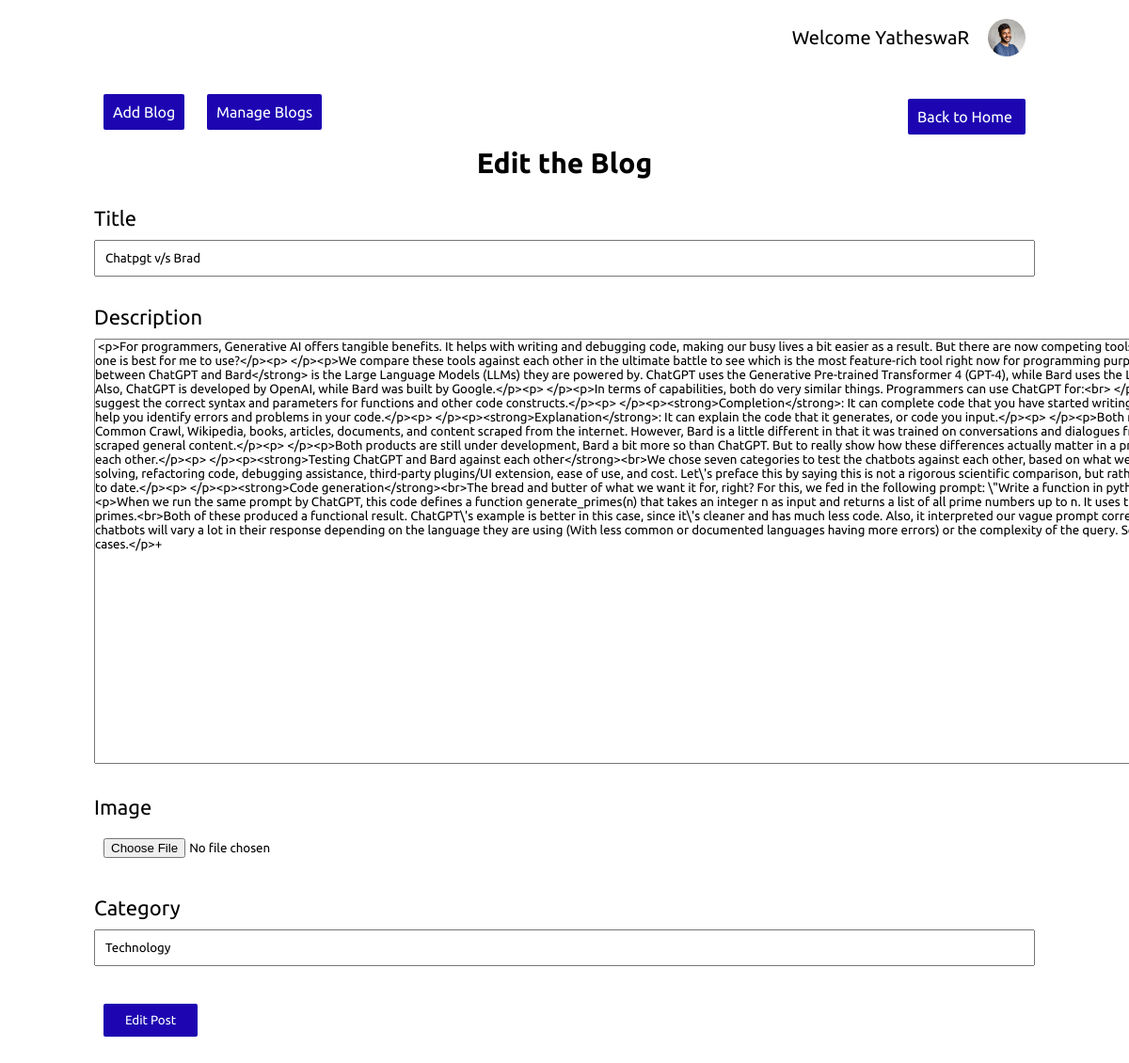
/admin-panel/blogs/edit.php?id=5 (signed in), run on the app's committed database.
### tables this page shows
CREATE TABLE `blogs` (
  `id` int(100) NOT NULL,
  `title` text DEFAULT NULL,
  `description` text DEFAULT NULL,
  `image` longblob DEFAULT NULL,
  `category` text DEFAULT NULL,
  `author` text DEFAULT NULL,
  `blogid` text DEFAULT NULL,
  `createdat` datetime(6) DEFAULT current_timestamp(6)
);

### admin-panel/blogs/edit.php (the view, shortened to what this page needs)
<?php
    if($_SESSION["id"] == true){
        $name = $_SESSION["name"];
        $image = $_SESSION["image"];
        require_once('../../config.php');
        if($_SERVER["REQUEST_METHOD"] == "GET"){
            $id = $_GET["id"];
            $sql = mysqli_query($db,"SELECT * FROM `blogs` WHERE id=$id");
            $row = mysqli_fetch_assoc($sql);
            $title = $row['title'];
            $description = $row['description'];
            $file = $row['image'];
            $category = $row['category'];
        }
?>
<!DOCTYPE html>
<html lang="en">
<head>
    <link rel="stylesheet" href="../css/admin.css">
    <link href='https://unpkg.com/boxicons@2.1.4/css/boxicons.min.css' rel='stylesheet'>
    <link rel="stylesheet" href="https://cdnjs.cloudflare.com/ajax/libs/font-awesome/6.3.0/css/all.min.css">
</head>
<body>
    <div class="main">
        <div class="topbar">
        <div class="name">
                Welcome <?php echo $name; ?>
            </div>
            <div class="user">
                <?php
                    echo "<img src='../../db-images/users/$image'>;"
                ?>
            </div>
        </div>
        <div class="admin-content">
            <div class="button-group">
                <a href="./create.php" class="admin-btn btn-blg">Add Blog</a>
                <a href="./index.php" class="admin-btn btn-blg">Manage Blogs</a>
                <a href="../../index.php" class="home admin-btn btn-blg">Back to Home</a>
            </div>
            <div class="content">
                <h2 class="page-title">Edit the Blog</h2>
                <form action="#" method="post" enctype="multipart/form-data">
                    <div>
                        <label>Title</label>
                        <input type="text" name="title" id="" class="text-input" value="<?php echo $title; ?>">
                    </div>
                    <div>
                        <label>Description</label>
                        <textarea name="description" id="body" rows="30" cols="178"> <?php echo $description; ?>+ </textarea>
                    </div>
                    <div>
                        <label>Image</label>
                        <input type="file" name="image" class="text-input" value="<?php echo $file; ?>">
                    </div>
                    <div>
                        <label>Category</label>
                        <input type="text" name="category" id="category" class="text-input" value="<?php echo $category; ?>">
                    </div>
                    <div>
                        <button type="submit" class="admin-btn btn-blg">Edit Post</button>
                    </div>
                </form>
            </div>
        </div>
    </div>
</body>
</html>
<?php
    }
    else{
        header("Location: ../../index.php");
    }
?>

### admin-panel/css/admin.css (style rules this page uses)
* { margin: 0; padding: 0; box-sizing: border-box; font-family: 'Ubuntu', sans-serif; }
:root { --primary-color: #1d06b1; --primary-hover: rgb(39, 39, 245); --white: #fff; --grey: #f5f5f5; --black1: #222; --black2: #999; }
body { min-height: 100vh; overflow-x: hidden; }
a { text-decoration: none; }
.admin-btn { padding: 10px; margin: 10px; width: 100px; background-color: var(--primary-color); border-radius: 2px; color: white; }
.main { position: absolute; width: 100%; top: 10px; min-height: 100vh; background: var(--white); transition: 0.5s; }
.topbar { width: 100%; height: 60px; display: flex; justify-content: flex-end; align-items: center; padding: 0 100px; }
.name { margin: 10px; font-size: 20px; }
.user { position: relative; width: 40px; height: 40px; border-radius: 50%; overflow: hidden; cursor: pointer; margin: 10px; }
.user img { position: relative; top: 0; left: 0; width: 100%; height: 100%; object-fit: cover; }
.admin-content { position: relative; flex: 8; height: 100%; padding: 40px 100px 100px; overflow-y: scroll; }
.admin-content .button-group .home { float: right; width: 125px; margin-top: -5px; background-color: var(--primary-color); }
.admin-content .page-title { text-align: center; margin: 28px; font-size: 30px; }
.admin-content .content .btn-blg { border: none; }
.admin-content .content form div { margin-bottom: 30px; }
.admin-content .content form label { display: block; font-size: 22px; margin-bottom: 10px; }
.admin-content .content form input { padding: 10px; width: 100%; }

### data on the page
blogs: title "Chatpgt v/s Brad", description "<p>For programmers, Generative AI offers tangible benefits. It helps with writing and debugging code, making our busy lives a bit easier as a result. But there are now competing tools like ChatGPT and Bard, which begs the question: which one is best for me to use?</p><p> </p><p>We compare these tools against each other in the ultimate battle to see which is the most feature-rich tool right now for programming purposes<br> </p><p><strong>The biggest difference between ChatGPT and Bard</strong> is the Large Language Models (LLMs) they are powered by. ChatGPT uses the Generative Pre-trained Transformer 4 (GPT-4), while Bard uses the Language Model for Dialogue Applications (LaMBDA). Also,…", category "Technology"

### other printed values
$name "YatheswaR"
